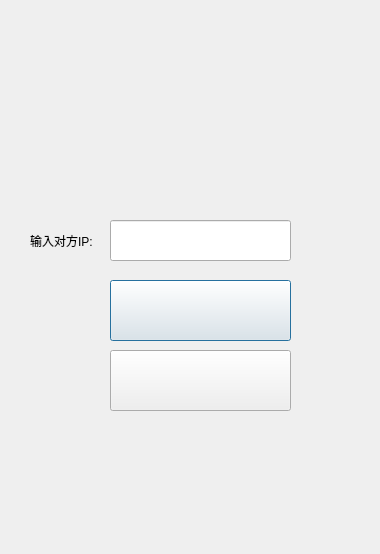
<?xml version="1.0" encoding="UTF-8"?>
<ui version="4.0">
 <class>ip</class>
 <widget class="QDialog" name="ip">
  <property name="geometry">
   <rect>
    <x>0</x>
    <y>0</y>
    <width>380</width>
    <height>554</height>
   </rect>
  </property>
  <property name="sizePolicy">
   <sizepolicy hsizetype="Fixed" vsizetype="Fixed">
    <horstretch>0</horstretch>
    <verstretch>0</verstretch>
   </sizepolicy>
  </property>
  <property name="minimumSize">
   <size>
    <width>380</width>
    <height>554</height>
   </size>
  </property>
  <property name="maximumSize">
   <size>
    <width>380</width>
    <height>554</height>
   </size>
  </property>
  <property name="windowTitle">
   <string>Dialog</string>
  </property>
  <property name="styleSheet">
   <string notr="true">background-image: url(:/File/ground/94601.jpg);</string>
  </property>
  <widget class="QLabel" name="label">
   <property name="geometry">
    <rect>
     <x>30</x>
     <y>220</y>
     <width>71</width>
     <height>41</height>
    </rect>
   </property>
   <property name="sizePolicy">
    <sizepolicy hsizetype="Fixed" vsizetype="Fixed">
     <horstretch>0</horstretch>
     <verstretch>0</verstretch>
    </sizepolicy>
   </property>
   <property name="styleSheet">
    <string notr="true">background-image: url(:/File/ground/94601.jpg);</string>
   </property>
   <property name="text">
    <string>输入对方IP:</string>
   </property>
  </widget>
  <widget class="QLineEdit" name="ip_test">
   <property name="geometry">
    <rect>
     <x>110</x>
     <y>220</y>
     <width>181</width>
     <height>41</height>
    </rect>
   </property>
   <property name="sizePolicy">
    <sizepolicy hsizetype="Fixed" vsizetype="Fixed">
     <horstretch>0</horstretch>
     <verstretch>0</verstretch>
    </sizepolicy>
   </property>
   <property name="minimumSize">
    <size>
     <width>181</width>
     <height>0</height>
    </size>
   </property>
   <property name="cursor">
    <cursorShape>IBeamCursor</cursorShape>
   </property>
   <property name="styleSheet">
    <string notr="true">background-image: url(:/File/ground/94601.jpg);
font: 75 20pt &quot;Agency FB&quot;;</string>
   </property>
  </widget>
  <widget class="QPushButton" name="pushButton">
   <property name="geometry">
    <rect>
     <x>110</x>
     <y>280</y>
     <width>181</width>
     <height>61</height>
    </rect>
   </property>
   <property name="sizePolicy">
    <sizepolicy hsizetype="Fixed" vsizetype="Fixed">
     <horstretch>0</horstretch>
     <verstretch>0</verstretch>
    </sizepolicy>
   </property>
   <property name="styleSheet">
    <string notr="true">background-image: url(:/File/ground/button_4.jpg);</string>
   </property>
   <property name="text">
    <string/>
   </property>
  </widget>
  <widget class="QPushButton" name="pushButton_2">
   <property name="geometry">
    <rect>
     <x>110</x>
     <y>350</y>
     <width>181</width>
     <height>61</height>
    </rect>
   </property>
   <property name="sizePolicy">
    <sizepolicy hsizetype="Fixed" vsizetype="Fixed">
     <horstretch>0</horstretch>
     <verstretch>0</verstretch>
    </sizepolicy>
   </property>
   <property name="layoutDirection">
    <enum>Qt::LeftToRight</enum>
   </property>
   <property name="styleSheet">
    <string notr="true">background-image: url(:/File/ground/button_3.jpg);</string>
   </property>
   <property name="text">
    <string/>
   </property>
  </widget>
 </widget>
 <resources/>
 <connections/>
</ui>
